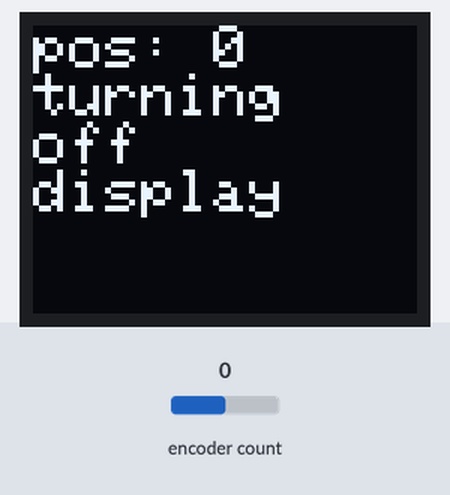
A sketch run on a simulated Arduino Uno, built with avr-gcc and run on an emulated ATmega328P. On the bench: 64×48 one-colour display. Inputs (shaded band) come from the test bench; at power-on: encoder count 0. What the sketch prints to the serial monitor is not drawn.

Above: at 1.2 s.
1.3 s: encoder count set to 1
At 2.4 s:
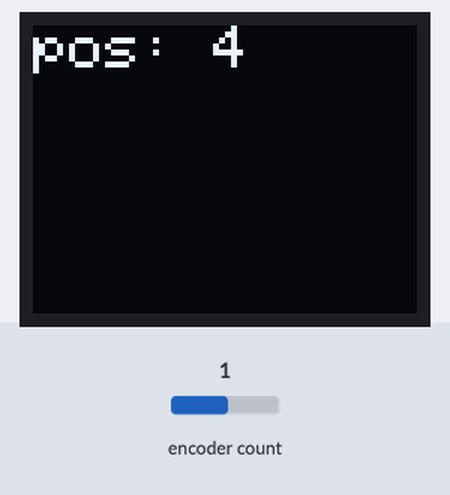
3.5 s: encoder count set to 2
At 4.0 s:
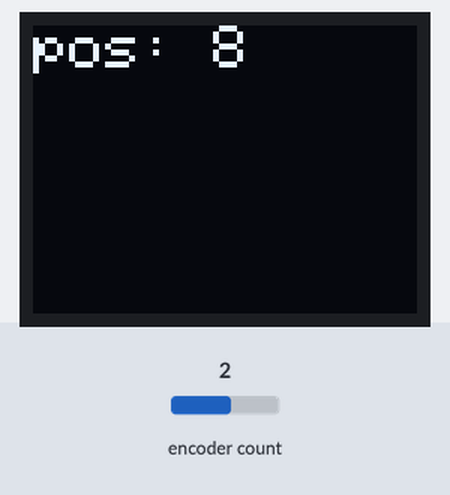
5.0 s: encoder count set to 3
At 6.4 s:
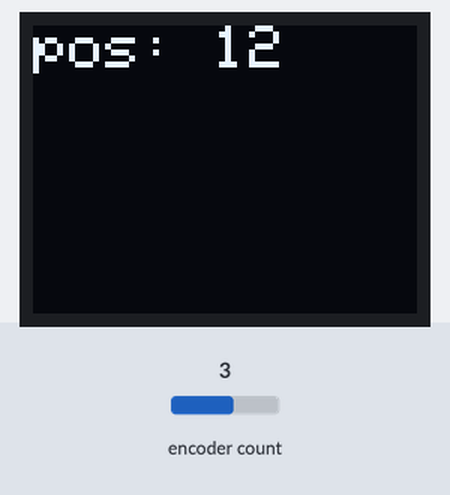
Timing chart, 0 to 8.0 s (numbered marks = the images above; inputs shaded):
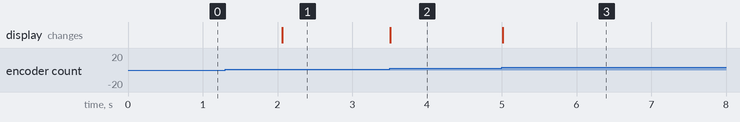

Measured:
- after the input at 1.3 s, the display: first differs from a run without the input after 0.76 s (image 1)
- after the input at 3.5 s, the display: changes at once (image 2)
- after the input at 5.0 s, the display: changes at once (image 3)

The sketch:

MyBasic.ino
```cpp
/* From: Encoder Library - Basic Example
 * http://www.pjrc.com/teensy/td_libs_Encoder.html
 *
 *
 * 6.22.2015  ktb slowly adding microled
 * SOLVED --checking that newPosition % 4 = 0 fixed rollback issue
 */


 #include <Wire.h>  // Include Wire if you're using I2C
 #include <SPI.h>  // Include SPI if you're using SPI
 #include <SFE_MicroOLED.h>  // Include the SFE_MicroOLED library
 //#define ENCODER_DO_NOT_USE_INTERRUPTS
 #include <Encoder.h> // enocer libarary

 //////////////////////////
 // MicroOLED Definition //
 //////////////////////////
 #define PIN_RESET 9  // Connect RST to pin 9
 #define PIN_DC    8  // Connect DC to pin 8
 #define PIN_CS    10 // Connect CS to pin 10
 #define DC_JUMPER 1


 //MicroOLED oled(PIN_RESET, PIN_DC, PIN_CS); // SPI declaration
 MicroOLED oled(PIN_RESET, DC_JUMPER);    // I2C declaration

// Change these two numbers to the pins connected to your encoder.
//   Best Performance: both pins have interrupt capability
//   Good Performance: only the first pin has interrupt capability
//   Low Performance:  neither pin has interrupt capability
Encoder myEnc(7, 6);

int newtime = 0;
int oldtime = 0;

void setup() {
  oled.begin();    // Initialize the OLED
  oled.clear(ALL); // Clear the display's internal memory
  //oled.display();  // Display what's in the buffer (splashscreen)
//  delay(1000);     // Delay 1000 ms
  oled.clear(PAGE); // Clear the buffer.
  Serial.begin(9600);
  Serial.println("Basic Encoder Test:");
}

long oldPosition  = -999;

void loop() {
  long newPosition = myEnc.read();
  if (newPosition != oldPosition) {
    oldtime = newtime;
    newtime = millis();
    oldPosition = newPosition;
    Serial.println(newPosition);
    // only call the oled on the terminal state, it appears to screw
    if (newPosition % 4 == 0 ) {
      // add a little hold time timer to stop bounce
      if (newtime - oldtime > 3) {
        showPos(newPosition);
      }
      else {
        Serial.print("timediff: ");
        Serial.println(newtime - oldtime);
      }
    }
    if (newPosition == 0 ) {
      Serial.print("home");
      oled.clear(ALL);
      oled.print("\nturning\noff\ndisplay");
      oled.display();
      delay(2000);
      oled.clear(ALL);

    }


  }
  //delay(10);

}

void showPos(long pos) {
  oled.clear(PAGE);            // Clear the display
  oled.setCursor(0, 0);        // Set cursor to top-left
  oled.setFontType(0);
  oled.print("pos: ");
  oled.print(pos);
  oled.display();


}
```
